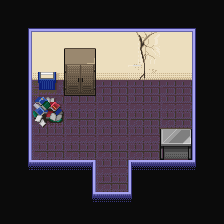

The image is a tile-based game level rendered from a .tmx file. Its description and source (layers, tilesets, objects; grid data summarised) follow:
An orthogonal 7x7 tile map with 32x32 px tiles, 1 tile layer (tile), 1 hidden layer not drawn and 1 object (Link).

<map version="1.0" orientation="orthogonal" width="7" height="7" tilewidth="32" tileheight="32">
 <properties>
  <property name="music" value="school.ogg" />
 </properties>
 <tileset firstgid="1" name="tileset1" tilewidth="32" tileheight="32">
  <image source="tileset1.png" width="384" height="1024" />
 </tileset>
 <layer name="tile" width="7" height="7">
  <data>[49 cells, 49 non-empty, 21 distinct tile ids]</data>
 </layer>
 <layer name="obstruction" width="7" height="7" visible="0" opacity="0.37">
  <data>[49 cells, 37 non-empty, 1 distinct tile ids]</data>
 </layer>
 <objectgroup name="object" width="7" height="7">
  <object name="Janitor Door" type="Link" x="96" y="160" width="32" height="32">
   <properties>
    <property name="link" value="Janitor Door" />
    <property name="map" value="school-gym.tmx" />
   </properties>
  </object>
 </objectgroup>
</map>